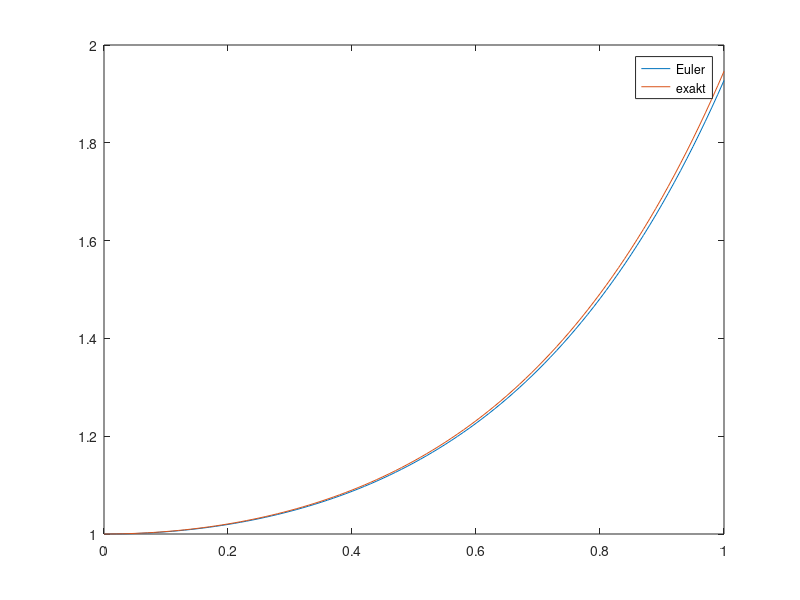

Recreate this plot in MATLAB.
% Eulers metod - exempel (c)
clear

t0 = 0; % starttid
tend = 1; % sluttid
N = 100; % antal steg
h = (tend-t0)/N; % steglängd          

f = @(t,y) t*y + t^3; % y'(t) = f(t,y)
y0 = 1; % begynnelsevärde

% Sätt upp vektorer för t och y
t = t0:h:tend;
y = zeros(length(t),1);
y(1) = y0; % begynnelsevillkor
for k=1:N
  y(k+1) = y(k) + h*f(t(k), y(k)); % Eulers metod
end

% Plotta Euler-lösningen
clf
plot(t, y)
% och exakta lösningen
y_exact = 3*exp(t.^2/2) - t.^2 - 2;
hold on
plot(t, y_exact)
legend('Euler', 'exakt')
